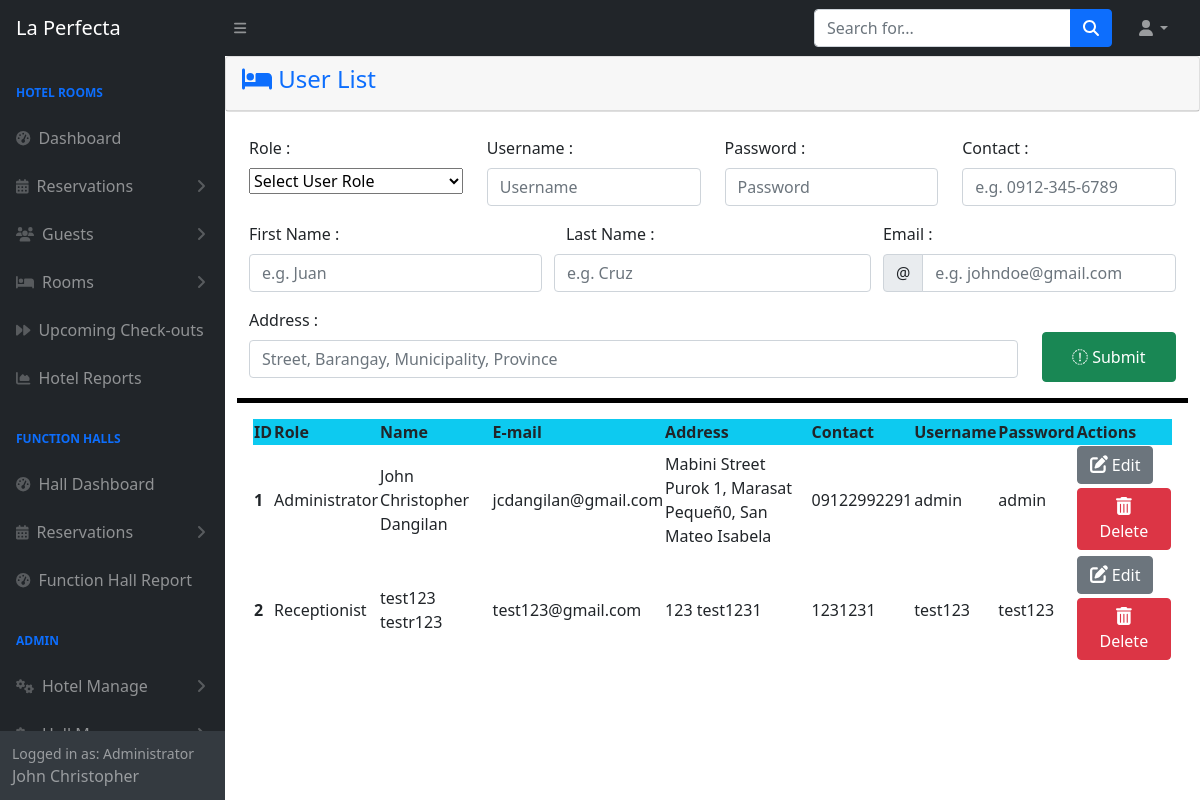
Page /admin/userlist.php (signed in) on the earlier database version.
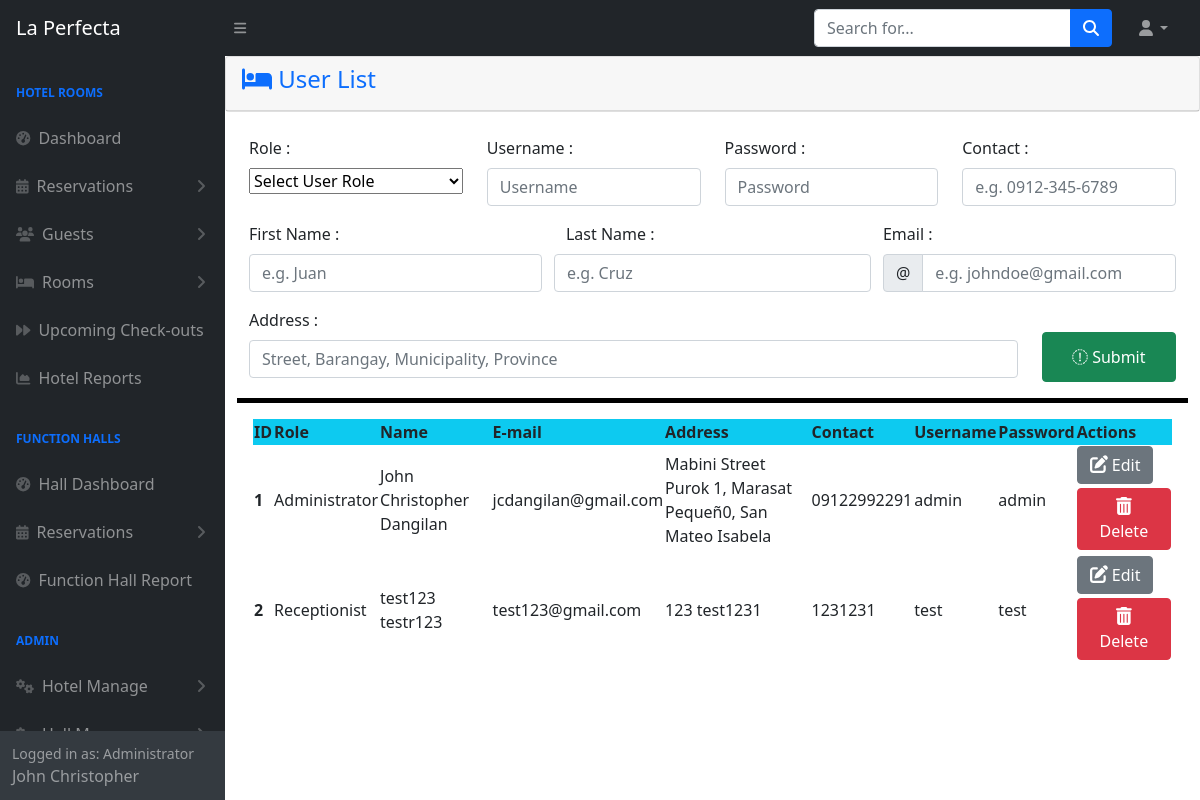
Same page on the later database version.
### tables this page shows
CREATE TABLE `tbluser` (
  `Id` int(11) NOT NULL,
  `Role` varchar(25) NOT NULL,
  `FirstName` varchar(50) NOT NULL,
  `Email` varchar(50) NOT NULL,
  `LastName` varchar(50) NOT NULL,
  `Contact` varchar(11) NOT NULL,
  `Address` varchar(100) NOT NULL,
  `Username` varchar(50) NOT NULL,
  `Password` varchar(50) NOT NULL
);

### admin/userlist.php (the view, shortened to what the changed rows need)
<?php
include 'themes/navbar.php';
include 'config.php';
?>
<div class="container-fluid">
    <div class="row">
        <div class="col">
            <div class="card-body">
                <table id="datatablesSimple" class="table-striped table-responsive">
                    <thead class="bg-info">
                        <tr>
                            <th>ID</th>
                            <th>Role</th>
                            <th>Name</th>
                            <th>E-mail</th>
                            <th>Address</th>
                            <th>Contact</th>
                            <th>Username</th>
                            <th>Password</th>
                            <th>Actions</th>
                        </tr>
                    </thead>
                    <tbody>
                        <?php
                        $sql =
                            "SELECT *, CONCAT(FirstName,' ' , LastName) AS Name FROM tbluser ";
                        $number = 1;
                        $result = mysqli_query($conn, $sql);
                        while ($row = mysqli_fetch_assoc($result)) {
                        ?>
                            <tr>
                                <th><?php echo $number ?></th>
                                <td><?php echo $row['Role'] ?></td>
                                <td><?php echo $row['Name'] ?></td>
                                <td><?php echo $row['Email'] ?></td>
                                <td><?php echo $row['Address'] ?></td>
                                <td><?php echo $row['Contact'] ?></td>
                                <td><?php echo $row['Username'] ?></td>
                                <td><?php echo $row['Password'] ?></td>
                                <td>
                                    <a href="function/hrmanage/useredit.php?id=<?php echo $row['Id'] ?>& role=<?php echo $row['Role'] ?>" class="btn btn-secondary mb-1"><i class="fa-solid fa-pen-to-square" style="font-size:large"></i> Edit</a>
                                    <a href="function/hrmanage/userdelete.php?id=<?php echo $row['Id'] ?> & name=<?php echo $row['Name'] ?>" class="btn btn-danger mb-1"><i class="fa-solid fa-trash-can" style="font-size:large"></i> Delete</a>
                                </td>
                            </tr>
                        <?php
                            $number++;
                        }
                        ?>
                    </tbody>
                </table>
            </div>
        </div>
    </div>
</div>
<?php include 'themes/footer.php'; ?>

Differences in the rows shown:
changed tbluser "Receptionist": Username "test123" → "test"; Password "test123" → "test"
